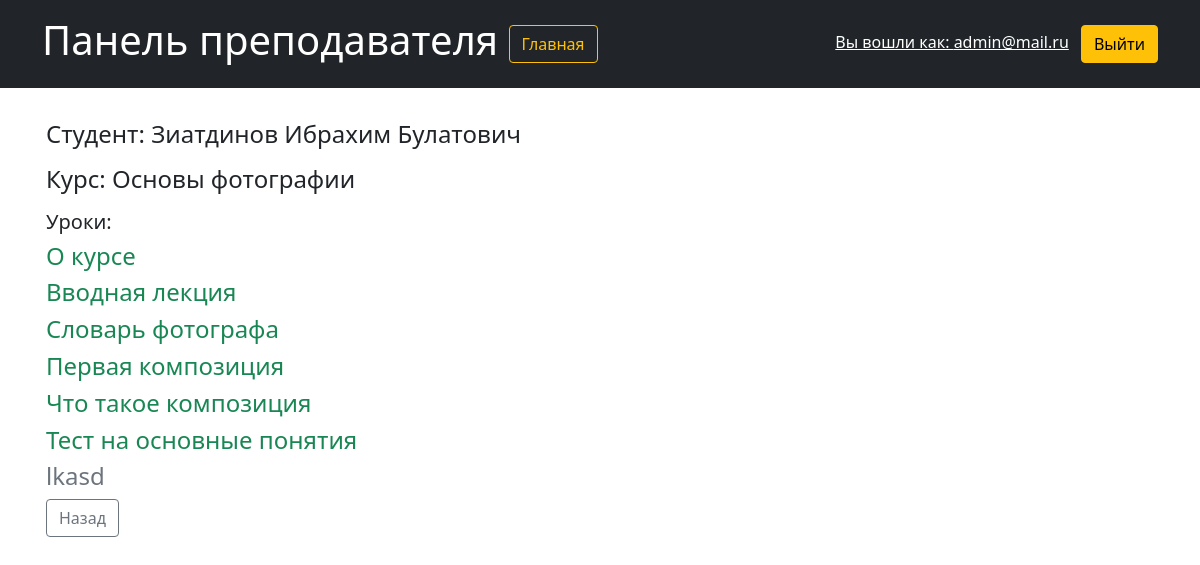
Page /teacher_panel/check_users/1/1 (signed in) on the committed database.
### users/models.py (models this page shows, shortened)
class User(AbstractUser):
    username = models.CharField(max_length=150, verbose_name='Логин')
    email = models.EmailField(unique=True, blank=True, verbose_name='Электронный адрес')
    patronymic = models.CharField("Отчество", max_length=150)
    first_name = models.CharField("Имя", max_length=150)
    last_name = models.CharField("Фамилия", max_length=150)
    REQUIRED_FIELDS = []
    USERNAME_FIELD = 'email'
    objects = NoUsernameUserManager()

### content/models.py (models this page shows, shortened)
class Course(models.Model):
    name = models.CharField(max_length=100, verbose_name='Наименование')
    photo = models.ImageField(upload_to="course_photo", blank=True)
    description = models.TextField(max_length=1000, blank=True, verbose_name='Описание')
    owner = models.ForeignKey(User, on_delete=models.CASCADE)
    is_draft = models.BooleanField(default=False, blank=True, verbose_name='Отметить как черновик')
    tab_index = models.IntegerField(default=0)
    def get_lessons(self):
        modules_list = Module.objects.filter(course_id=self, is_draft=False)
        lessons = []
        for module in modules_list:
            lessons = lessons + module.get_lessons()
        return lessons

class Lesson(models.Model):
    name = models.CharField(max_length=100, verbose_name='Наименование')
    description = models.TextField(max_length=1000, blank=True, verbose_name='Описание')
    module_id = models.ForeignKey(Module, on_delete=models.CASCADE)
    created = models.DateField(auto_now_add=True)
    stop_lesson = models.BooleanField(default=False)
    tab_index = models.IntegerField(default=0)
    content_type = models.CharField(max_length=2, choices=[('ts', 'test'), ('lc', 'lecture'), ('vd', 'video'), ('tk', 'task')])
    is_draft = models.BooleanField(default=False, verbose_name='Отметить как черновик')
    class Meta:
        abstract = True

class Lecture(Lesson):
    text = models.TextField(verbose_name='Текст лекции')

class VideoLecture(Lesson):
    video = models.FileField(upload_to="videos", verbose_name='Видео')

class Task(Lesson):
    text = models.TextField()
    response_is_file = models.BooleanField(default=False)

class Test(Lesson):
    time = models.IntegerField(default=15, validators=[MinValueValidator(0), MaxValueValidator(60)], verbose_name='Время на выполнение (минуты)')
    min_ball = models.IntegerField(default=60, validators=[MinValueValidator(0), MaxValueValidator(100)], verbose_name='Минимальный балл')

### teacher_panel/views.py (the view)
def check_users_details_course(request, user_id, course_id):
    user = User.objects.get(pk=user_id)
    course = Course.objects.get(pk=course_id)
    lessons = course.get_lessons()
    lessons_with_status = []
    for lesson in lessons:
        is_pass = CompletedLessons.objects.filter(user=user, lesson_type=lesson.content_type, lesson_id=lesson.id)
        lessons_with_status.append({'lesson': lesson, 'is_pass': bool(is_pass)})
    return render(request, 'teacher_panel/cu_course_details.html',
                  {'user': user, 'course': course, 'lessons': lessons_with_status})

### content/models.py (called while the page is built)
    def get_lessons(self):
        videos = VideoLecture.objects.filter(module_id=self, is_draft=False)
        tasks = Task.objects.filter(module_id=self,  is_draft=False)
        lectures = Lecture.objects.filter(module_id=self,  is_draft=False)
        tests = Test.objects.filter(module_id=self,  is_draft=False)
        lessons = sorted(chain(videos, tasks, lectures, tests), key=attrgetter('tab_index'))
        return lessons

### teacher_panel/templates/teacher_panel/cu_course_details.html
{% extends 'teacher_panel/base_teacher_panel.html' %}
{% block content %}
    <p>
        <h4>
        <label for="id_owner">Студент:</label>
        <label  id="id_owner">
            {{ user.last_name }} {{ user.first_name }} {{ user.patronymic }}
        </label>
    </h4>
    </p>
    <p>
        <h4>
        <label for="course">Курс:</label>
        <label  id="course">
            {{ course.name }}
        </label>
    </h4>
    </p>
 <h5>Уроки:</h5>
{% for lesson in lessons %}
    <a href="{% url 'teacher_panel:check_users_details_lesson' user.id course.id lesson.lesson.content_type lesson.lesson.id %}" class="{% if lesson.is_pass %}link-success{% else %}link-secondary{% endif %} text-decoration-none ">
        <h4>
            {{ lesson.lesson.name }}
        </h4>
    </a>
{% endfor %}
    <a href="{% url 'teacher_panel:check_users_details' user.id %}"><button class="btn btn-outline-secondary">Назад</button></a>
{% endblock %}

### teacher_panel/templates/teacher_panel/base_teacher_panel.html (shortened to what this page needs)
<head>
    {% load static %}
    <link href="/static/bootstrap/css/bootstrap.css" rel="stylesheet">
</head>
<body>
<header class="p-3 bg-dark text-white">
    <div class="container">
      <div class="d-flex flex-wrap align-items-center justify-content-center justify-content-lg-start position-relative">
          <div>
              <h1>Панель преподавателя <a href="{% url 'home' %}" class="btn btn-outline-warning">Главная</a></h1>
          </div>
        {% if user.is_authenticated %}
          <div class="text-end d-flex flex-wrap align-items-center justify-content-center justify-content-lg-start form position-absolute top-50 end-0 translate-middle-y">
            <form action="{% url 'users:logoutuser' %}" method="POST" style="margin: 0;">
                <a href="{% url 'user_profile' %}" class="link px-2 text-white">Вы вошли как: {{ user.email }}</a>
                <button type="submit" class="btn btn-warning">Выйти</button>
            </form>
          </div>
        {% else %}
            <div class="text-end">
                <a href="{% url 'users:loginuser' %}"> <button type="button" class="btn btn-outline-light me-2">Войти</button> </a>
                <a href="{% url 'users:signupuser' %}" class="btn btn-warning"> Зарегистрироваться</a>
            </div>
        {% endif %}
      </div>
    </div>
  </header>
<div class="container p-3">{% block content %}{% endblock %}</div>
</body>

### teacher_panel/templates/teacher_panel/base_teacher_panel.html (style rules this page uses)
a { text-decoration: none; }

### rows in the picture
User: email "admin@mail.ru", last_name "Зиатдинов", first_name "Ибрахим", patronymic "Булатович"
Course: name "Основы фотографии"
Lecture: lesson.name "О курсе"
VideoLecture: lesson.name "Вводная лекция"
Lecture: lesson.name "Словарь фотографа"
Task: lesson.name "Первая композиция"
Lecture: lesson.name "Что такое композиция"
Test: lesson.name "Тест на основные понятия"
Test: lesson.name "lkasd"
